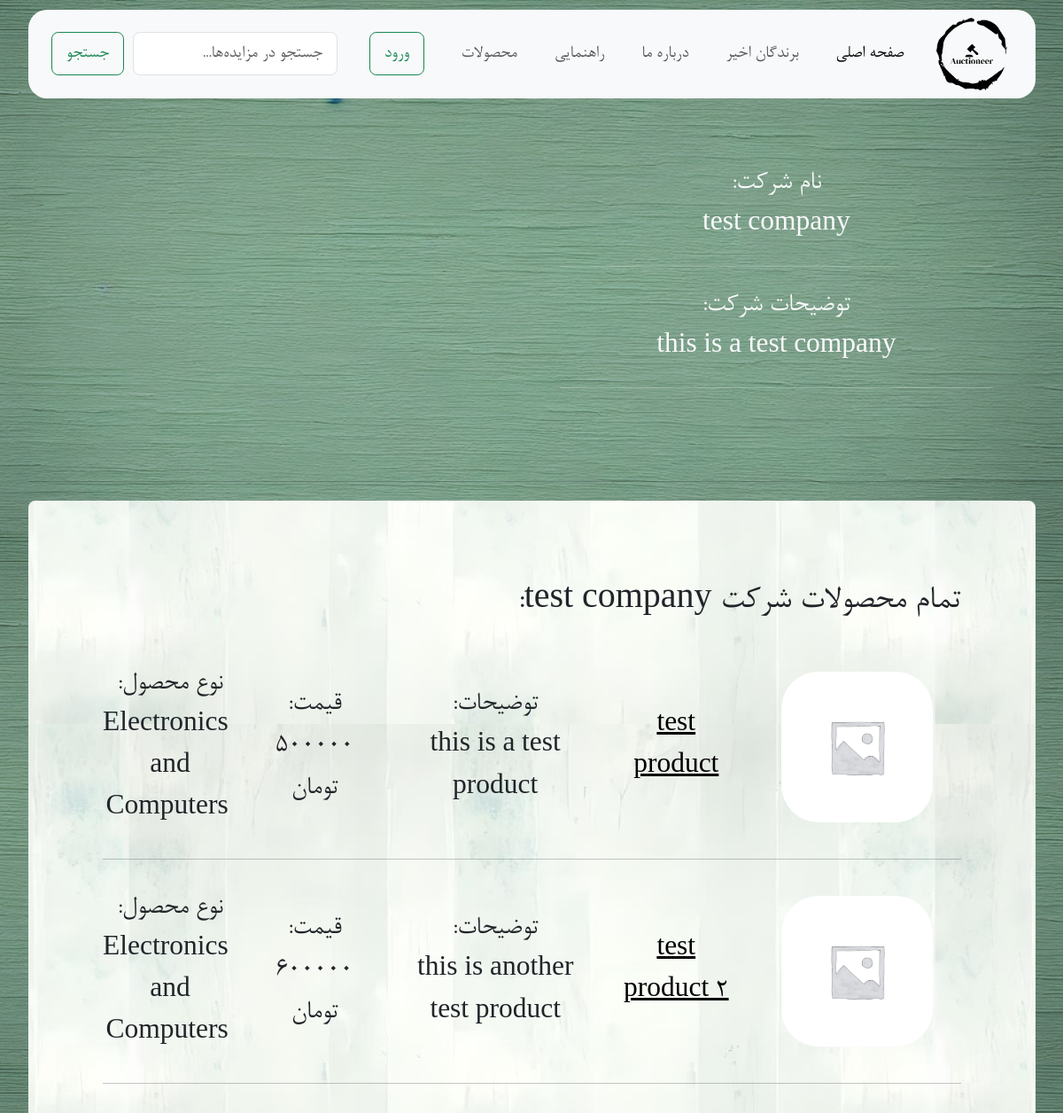
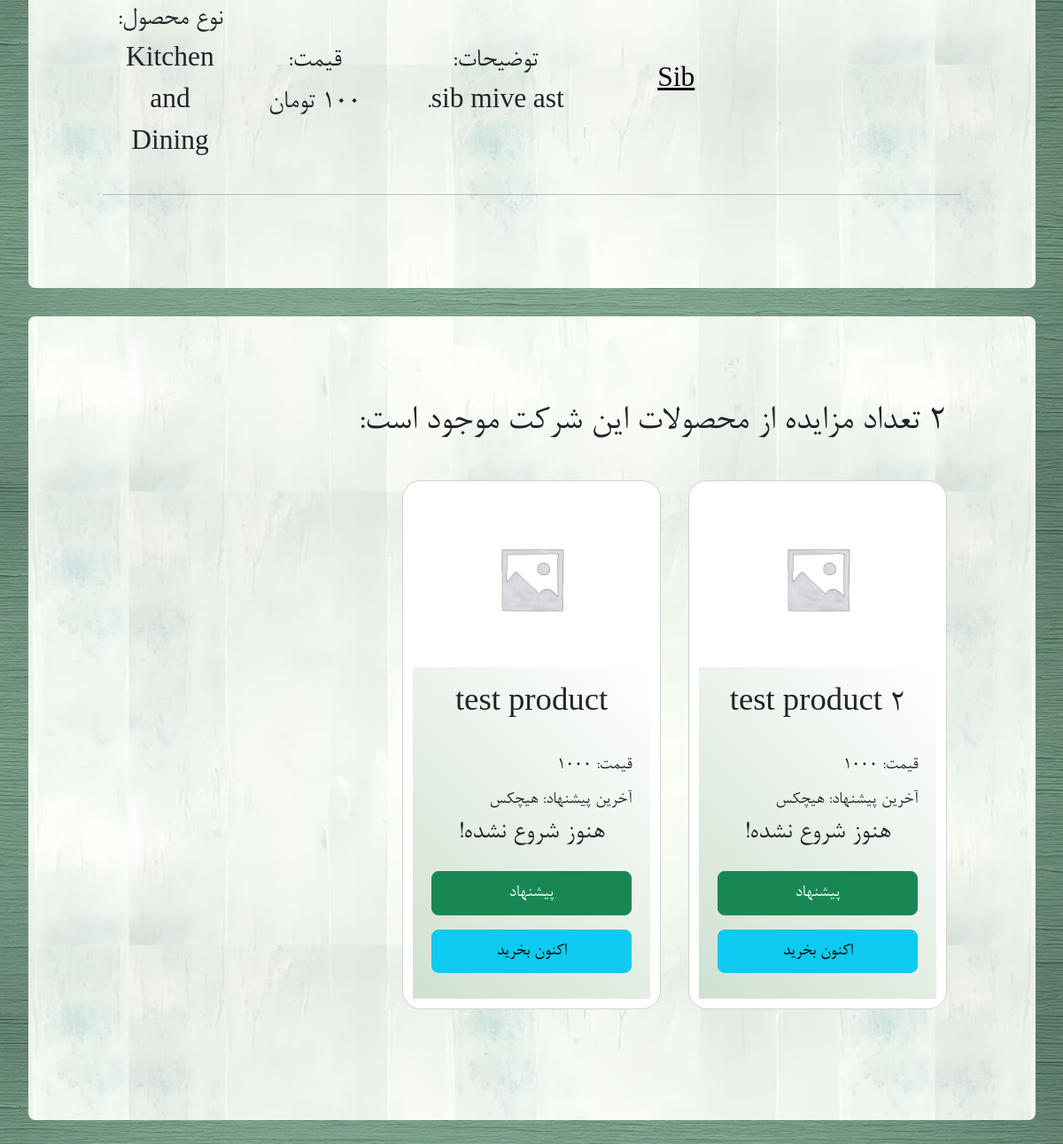
Before: /company/1/ with the older database file (2 pictures, top to bottom).
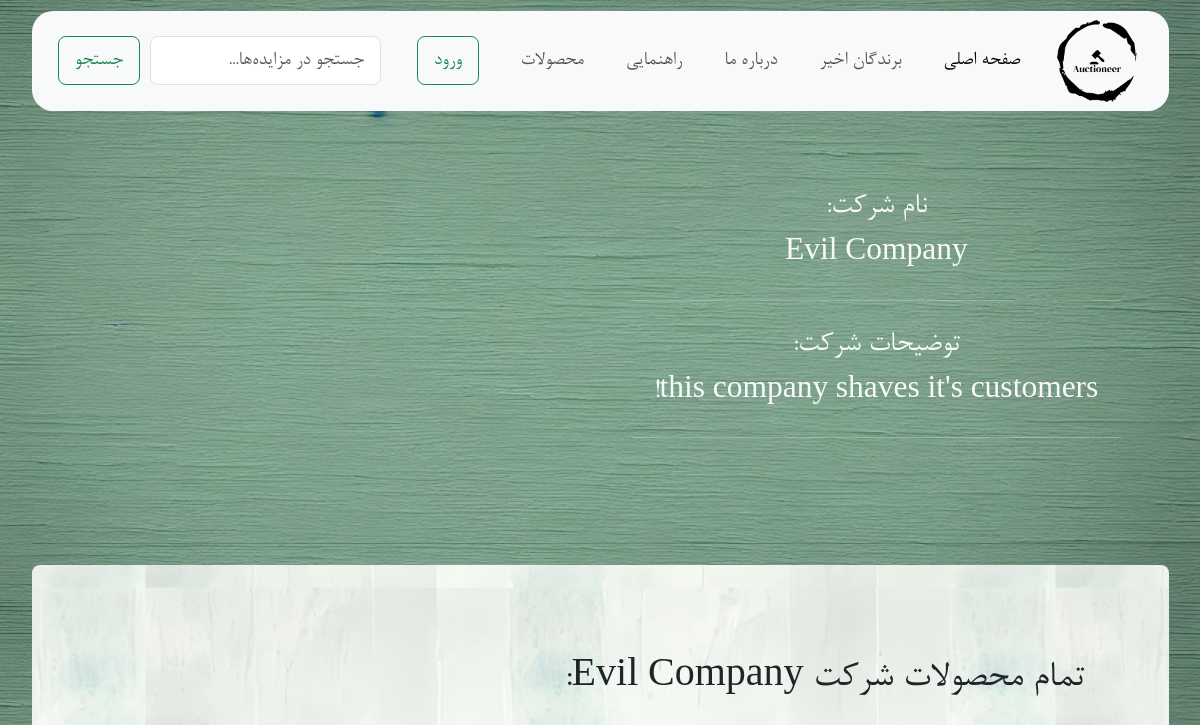
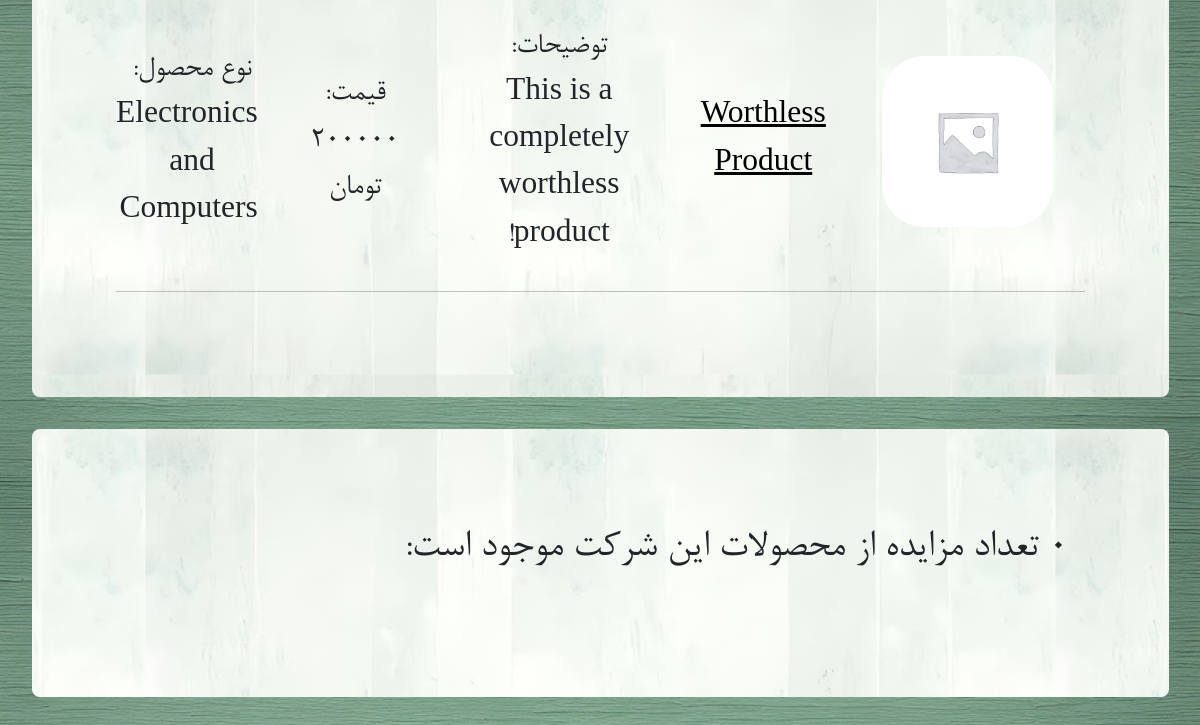
After: the same page with the newer database file (2 pictures, top to bottom).
### base/models.py (models this page shows)
class Company(models.Model):
    name = models.CharField(max_length=255)
    description = models.TextField()

class Product(models.Model):
    company = models.ForeignKey(Company, on_delete=models.CASCADE)
    name = models.CharField(max_length=255)
    price = models.DecimalField(max_digits=10, decimal_places=0)
    description = models.TextField(null=True, blank=True)
    category = models.CharField(max_length=50, choices=[(ca.value, ca.name) for ca in Category])
    image = models.ImageField(upload_to="uploads/products/", null=True, blank=True)

class Auction(models.Model):
    product = models.ForeignKey(Product, on_delete=models.CASCADE)
    start_time = models.DateTimeField(default=timezone.now)
    end_time = models.DateTimeField(null=True, blank=True)
    current_price = models.DecimalField(max_digits=10, decimal_places=0)
    bid_duration = models.IntegerField()
    last_bid = models.ForeignKey(Bid, on_delete=models.SET_NULL, null=True, blank=True, related_name="auction_last_bid")
    has_paid = models.BooleanField(default=False)
    class Meta:
        ordering = ['-start_time']

### base/views.py (the view)
# urls.py: path('company/<str:pk>/', views.company, name="company"),
def company(request, pk):
    cmp = Company.objects.get(id=pk)
    products = Product.objects.filter(
        Q(company__id=pk)
    )
    auctions = Auction.objects.filter(Q(product__company__id=pk) &
                                      Q(end_time=None))
    context = {'company': cmp, 'products': products, 'auctions': auctions}
    return render(request, 'base/company.html', context)

### base/templates/base/company.html
{% extends "main.html" %}
{% load static %}
{% block content %}
<div class="container p-4 text-light">
    <div class="row">
        <div class="col-12 col-md-6 text-center p-4 fs-2">
            <div class="fs-4">نام شرکت: <br/> {{ company.name }}</div>
            <hr/>
            <div class="fs-4">توضیحات شرکت: <br/> {{ company.description }}</div>
            <hr/>
        </div>
    </div>
</div>
<hr/>
<div class="container mx-auto rounded background_auction">
    <div class="" style="font-size: 30pt; margin-bottom: 29px;">تمام محصولات شرکت {{ company.name }}:</div>
    {% for p in products %}
    <div class="row fs-4 text-center align-items-center p-2 ">
        <div class="col-3"><a href=" {% url 'product' p.id %}">
            <img width="80%" height="auto%"
                 src="{% if p.image %} /{{ p.image }} {% else %} {% static 'images/product.png' %} {% endif %}"
                 class="rounded-5"
                 alt="">
        </a></div>
        <div class="col-2"><a class="text-black" href=" {% url 'product' p.id %}">{{ p.name }} </a></div>
        <div class="col-3">توضیحات:<br/>{{ p.description }}</div>
        <div class="col-2">قیمت:<br/>{{ p.price }} تومان</div>
        <div class="col-2">نوع محصول:<br/>{{ p.category }}</div>
    </div>
    <hr/>
    {% endfor %}
</div>
<div class="container bg-light m-4 mx-auto rounded background_auction">
    <div class="row justify-content-center rounded d-flex flex-column  m-auto">
        <div style="margin-top: 10px; margin-bottom: 10px;"><h2>{{ auctions.count }} تعداد مزایده از محصولات این شرکت موجود
            است:</h2></span>
            <div style="margin-top: 20px; margin-bottom: 10px;" class="row">
                {% for auction in auctions %}
                {% include "auction-card.html" with auction=auction %}
                {% endfor %}
            </div>
        </div>
    </div>
</div>
{% endblock content %}

### base/templates/auction-card.html (shortened to what this page needs)
{% load static %}
<div class="col-12 col-md-6 col-lg-4 my-3">
  <a class="text-decoration-none text-dark" href="{% url 'auction' auction.id %}">
    <div class="card p-2 mb-4 rounded-4 h-100">
      <div class="img-container m-auto">
        <img
          width="auto"
          height="auto"
          src="{% if auction.product.image %}/{{ auction.product.image }} {% else %} {% static 'images/product.png' %} {% endif %}"
          class="card-img-top"
          alt=""
        />
      </div>
      <div class="card-body auction-card-shade d-flex flex-column align-items-stretch justify-content-between">
        <h3 class="card-title text-center">{{ auction.product.name }}</h3>
        <div class="card-text">
          <div id="{{ auction.id }}-price" class="margin_text">
            قیمت: {{ auction.current_price }}
          </div>
          <div id="{{ auction.id }}-last-bidder" class="=margin_text">
            {% if auction.end_time %}
              برنده:
            {% else %}
              آخرین پیشنهاد:
            {% endif %}
            {% if auction.last_bid %}
            <a href="{% url 'user-profile' auction.last_bid.user.id %}">
              {{ auction.last_bid.user.username }}
            </a>
            {% else %} هیچکس {% endif %}
          </div>
          <h4 id="{{ auction.id }}-time" class="w-100 text-center margin_text">
            {% if not auction.last_bid %}
              هنوز شروع نشده!
            {% elif auction.end_time %}
              فروخته شد!
            {% else %}
              00:00
            {% endif %}
          </h4>
        </div>
        <div class="d-flex flex-column align-items-stretch gap-2 ">
          <form method="post" action="{% url 'create-bid-home' auction.id %}">
            <button
            id="{{ auction.id }}-bid-button"
            class="btn btn-success w-100 "
            type="submit">
              پیشنهاد
            </button>
          </form>
          <form method="post">
                  <button type="submit" class="btn btn-info w-100 double_btn">اکنون بخرید</button>
          </form>
        </div>
      </div>
    </div>
  </a>
</div>

Changed rows visible on the page:
removed Product: name "test product 2", description "this is another test product", price "600000", category "Electronics and Computers"
removed Product: name "Sib", description "sib mive ast.", price "100", category "Kitchen and Dining"
removed Auction: product.name "test product 2", current_price "1000", shows "آخرین پیشنهاد:", shows "هیچکس", shows "هنوز شروع نشده!"
no longer on this page (row edited): Auction: product.name "test product", current_price "1000", shows "آخرین پیشنهاد:", shows "هیچکس", shows "هنوز شروع نشده!"
changed Company: name "test company" → "Evil Company"; description "this is a test company" → "this company shaves it's customers!"
changed Product "Electronics and Computers": name "test product" → "Worthless Product"; description "this is a test product" → "This is a completely worthless product!"; price "500000" → "200000"
Other visible differences:
{{ auctions.count }}: "2" → "0"
